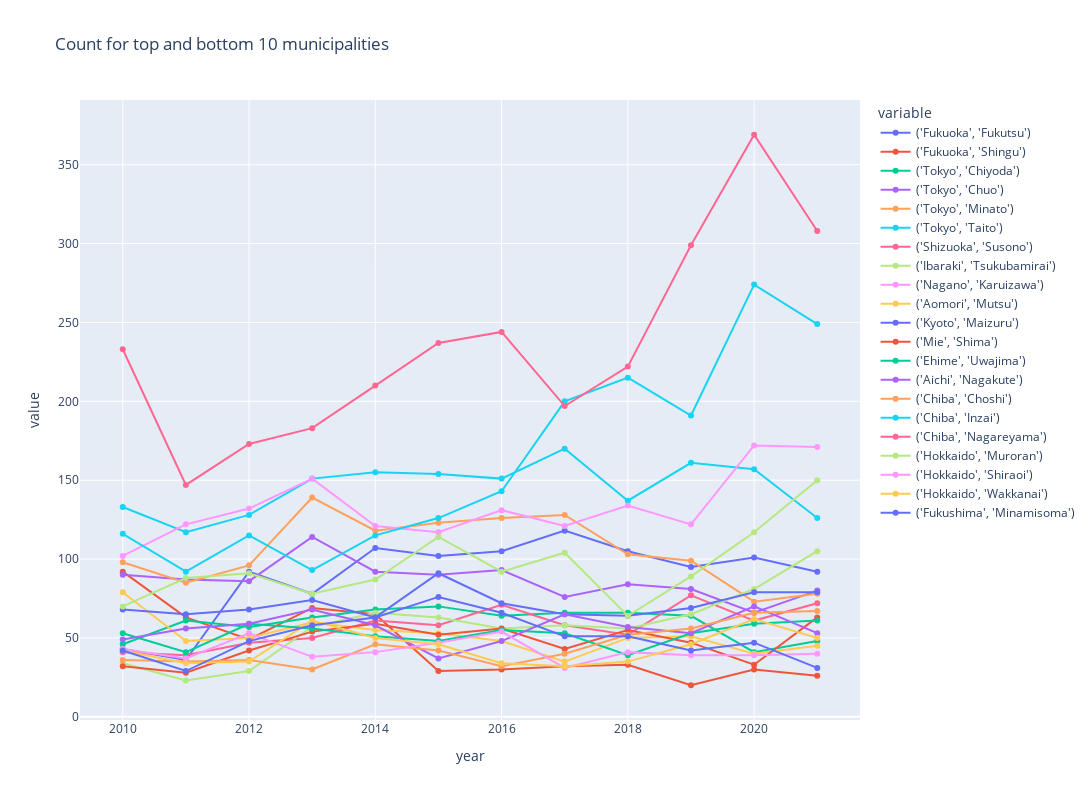

This figure's notebook cell:
### Code cell
plot_time_series(
    factor_growth_df.copy(),
    "Count",
    group_by_columns,
    granularity_columns,
    f"Count for top and bottom {return_n} municipalities",
    # visible="legendonly",
)

### Figure 1 — Plotly figure (JSON) as saved in the notebook; plotly's stock layout.template omitted (floating-point values rounded to 4 significant figures)
{"data": [{"hovertemplate": "variable=('Fukuoka', 'Fukutsu')<br>year=%{x}<br>value=%{y}<extra></extra>", "legendgroup": "('Fukuoka', 'Fukutsu')", "line": {"color": "#636efa", "dash": "solid"}, "marker": {"symbol": "circle"}, "mode": "lines+markers", "name": "('Fukuoka', 'Fukutsu')", "orientation": "v", "showlegend": true, "type": "scatter", "x": [2010, 2011, 2012, 2013, 2014, 2015, 2016, 2017, 2018, 2019, 2020, 2021], "xaxis": "x", "y": [43, 36, 92, 78, 107, 102, 105, 118, 105, 95, 101, 92], "yaxis": "y"}, {"hovertemplate": "variable=('Fukuoka', 'Shingu')<br>year=%{x}<br>value=%{y}<extra></extra>", "legendgroup": "('Fukuoka', 'Shingu')", "line": {"color": "#EF553B", "dash": "solid"}, "marker": {"symbol": "circle"}, "mode": "lines+markers", "name": "('Fukuoka', 'Shingu')", "orientation": "v", "showlegend": true, "type": "scatter", "x": [2010, 2011, 2012, 2013, 2014, 2015, 2016, 2017, 2018, 2019, 2020, 2021], "xaxis": "x", "y": [92, 63, 49, 69, 65, 29, 30, 32, 33, 20, 30, 26], "yaxis": "y"}, {"hovertemplate": "variable=('Tokyo', 'Chiyoda')<br>year=%{x}<br>value=%{y}<extra></extra>", "legendgroup": "('Tokyo', 'Chiyoda')", "line": {"color": "#00cc96", "dash": "solid"}, "marker": {"symbol": "circle"}, "mode": "lines+markers", "name": "('Tokyo', 'Chiyoda')", "orientation": "v", "showlegend": true, "type": "scatter", "x": [2010, 2011, 2012, 2013, 2014, 2015, 2016, 2017, 2018, 2019, 2020, 2021], "xaxis": "x", "y": [46, 61, 57, 63, 68, 70, 64, 66, 66, 64, 41, 48], "yaxis": "y"}, {"hovertemplate": "variable=('Tokyo', 'Chuo')<br>year=%{x}<br>value=%{y}<extra></extra>", "legendgroup": "('Tokyo', 'Chuo')", "line": {"color": "#ab63fa", "dash": "solid"}, "marker": {"symbol": "circle"}, "mode": "lines+markers", "name": "('Tokyo', 'Chuo')", "orientation": "v", "showlegend": true, "type": "scatter", "x": [2010, 2011, 2012, 2013, 2014, 2015, 2016, 2017, 2018, 2019, 2020, 2021], "xaxis": "x", "y": [90, 87, 86, 114, 92, 90, 93, 76, 84, 81, 66, 80], "yaxis": "y"}, {"hovertemplate": "variable=('Tokyo', 'Minato')<br>year=%{x}<br>value=%{y}<extra></extra>", "legendgroup": "('Tokyo', 'Minato')", "line": {"color": "#FFA15A", "dash": "solid"}, "marker": {"symbol": "circle"}, "mode": "lines+markers", "name": "('Tokyo', 'Minato')", "orientation": "v", "showlegend": true, "type": "scatter", "x": [2010, 2011, 2012, 2013, 2014, 2015, 2016, 2017, 2018, 2019, 2020, 2021], "xaxis": "x", "y": [98, 85, 96, 139, 118, 123, 126, 128, 103, 99, 73, 78], "yaxis": "y"}, {"hovertemplate": "variable=('Tokyo', 'Taito')<br>year=%{x}<br>value=%{y}<extra></extra>", "legendgroup": "('Tokyo', 'Taito')", "line": {"color": "#19d3f3", "dash": "solid"}, "marker": {"symbol": "circle"}, "mode": "lines+markers", "name": "('Tokyo', 'Taito')", "orientation": "v", "showlegend": true, "type": "scatter", "x": [2010, 2011, 2012, 2013, 2014, 2015, 2016, 2017, 2018, 2019, 2020, 2021], "xaxis": "x", "y": [133, 117, 128, 151, 155, 154, 151, 170, 137, 161, 157, 126], "yaxis": "y"}, {"hovertemplate": "variable=('Shizuoka', 'Susono')<br>year=%{x}<br>value=%{y}<extra></extra>", "legendgroup": "('Shizuoka', 'Susono')", "line": {"color": "#FF6692", "dash": "solid"}, "marker": {"symbol": "circle"}, "mode": "lines+markers", "name": "('Shizuoka', 'Susono')", "orientation": "v", "showlegend": true, "type": "scatter", "x": [2010, 2011, 2012, 2013, 2014, 2015, 2016, 2017, 2018, 2019, 2020, 2021], "xaxis": "x", "y": [41, 39, 47, 50, 61, 58, 71, 58, 52, 77, 61, 72], "yaxis": "y"}, {"hovertemplate": "variable=('Ibaraki', 'Tsukubamirai')<br>year=%{x}<br>value=%{y}<extra></extra>", "legendgroup": "('Ibaraki', 'Tsukubamirai')", "line": {"color": "#B6E880", "dash": "solid"}, "marker": {"symbol": "circle"}, "mode": "lines+markers", "name": "('Ibaraki', 'Tsukubamirai')", "orientation": "v", "showlegend": true, "type": "scatter", "x": [2010, 2011, 2012, 2013, 2014, 2015, 2016, 2017, 2018, 2019, 2020, 2021], "xaxis": "x", "y": [34, 23, 29, 57, 66, 63, 56, 58, 56, 65, 81, 105], "yaxis": "y"}, {"hovertemplate": "variable=('Nagano', 'Karuizawa')<br>year=%{x}<br>value=%{y}<extra></extra>", "legendgroup": "('Nagano', 'Karuizawa')", "line": {"color": "#FF97FF", "dash": "solid"}, "marker": {"symbol": "circle"}, "mode": "lines+markers", "name": "('Nagano', 'Karuizawa')", "orientation": "v", "showlegend": true, "type": "scatter", "x": [2010, 2011, 2012, 2013, 2014, 2015, 2016, 2017, 2018, 2019, 2020, 2021], "xaxis": "x", "y": [102, 122, 132, 151, 121, 117, 131, 121, 134, 122, 172, 171], "yaxis": "y"}, {"hovertemplate": "variable=('Aomori', 'Mutsu')<br>year=%{x}<br>value=%{y}<extra></extra>", "legendgroup": "('Aomori', 'Mutsu')", "line": {"color": "#FECB52", "dash": "solid"}, "marker": {"symbol": "circle"}, "mode": "lines+markers", "name": "('Aomori', 'Mutsu')", "orientation": "v", "showlegend": true, "type": "scatter", "x": [2010, 2011, 2012, 2013, 2014, 2015, 2016, 2017, 2018, 2019, 2020, 2021], "xaxis": "x", "y": [79, 48, 50, 60, 55, 53, 48, 35, 50, 51, 40, 45], "yaxis": "y"}, {"hovertemplate": "variable=('Kyoto', 'Maizuru')<br>year=%{x}<br>value=%{y}<extra></extra>", "legendgroup": "('Kyoto', 'Maizuru')", "line": {"color": "#636efa", "dash": "solid"}, "marker": {"symbol": "circle"}, "mode": "lines+markers", "name": "('Kyoto', 'Maizuru')", "orientation": "v", "showlegend": true, "type": "scatter", "x": [2010, 2011, 2012, 2013, 2014, 2015, 2016, 2017, 2018, 2019, 2020, 2021], "xaxis": "x", "y": [68, 65, 68, 74, 63, 91, 72, 65, 64, 69, 79, 79], "yaxis": "y"}, {"hovertemplate": "variable=('Mie', 'Shima')<br>year=%{x}<br>value=%{y}<extra></extra>", "legendgroup": "('Mie', 'Shima')", "line": {"color": "#EF553B", "dash": "solid"}, "marker": {"symbol": "circle"}, "mode": "lines+markers", "name": "('Mie', 'Shima')", "orientation": "v", "showlegend": true, "type": "scatter", "x": [2010, 2011, 2012, 2013, 2014, 2015, 2016, 2017, 2018, 2019, 2020, 2021], "xaxis": "x", "y": [32, 28, 42, 54, 59, 52, 56, 43, 55, 47, 33, 63], "yaxis": "y"}, {"hovertemplate": "variable=('Ehime', 'Uwajima')<br>year=%{x}<br>value=%{y}<extra></extra>", "legendgroup": "('Ehime', 'Uwajima')", "line": {"color": "#00cc96", "dash": "solid"}, "marker": {"symbol": "circle"}, "mode": "lines+markers", "name": "('Ehime', 'Uwajima')", "orientation": "v", "showlegend": true, "type": "scatter", "x": [2010, 2011, 2012, 2013, 2014, 2015, 2016, 2017, 2018, 2019, 2020, 2021], "xaxis": "x", "y": [53, 41, 59, 56, 51, 48, 55, 53, 39, 53, 59, 61], "yaxis": "y"}, {"hovertemplate": "variable=('Aichi', 'Nagakute')<br>year=%{x}<br>value=%{y}<extra></extra>", "legendgroup": "('Aichi', 'Nagakute')", "line": {"color": "#ab63fa", "dash": "solid"}, "marker": {"symbol": "circle"}, "mode": "lines+markers", "name": "('Aichi', 'Nagakute')", "orientation": "v", "showlegend": true, "type": "scatter", "x": [2010, 2011, 2012, 2013, 2014, 2015, 2016, 2017, 2018, 2019, 2020, 2021], "xaxis": "x", "y": [49, 56, 59, 68, 58, 37, 48, 65, 57, 53, 70, 53], "yaxis": "y"}, {"hovertemplate": "variable=('Chiba', 'Choshi')<br>year=%{x}<br>value=%{y}<extra></extra>", "legendgroup": "('Chiba', 'Choshi')", "line": {"color": "#FFA15A", "dash": "solid"}, "marker": {"symbol": "circle"}, "mode": "lines+markers", "name": "('Chiba', 'Choshi')", "orientation": "v", "showlegend": true, "type": "scatter", "x": [2010, 2011, 2012, 2013, 2014, 2015, 2016, 2017, 2018, 2019, 2020, 2021], "xaxis": "x", "y": [36, 35, 36, 30, 46, 42, 32, 40, 52, 56, 66, 67], "yaxis": "y"}, {"hovertemplate": "variable=('Chiba', 'Inzai')<br>year=%{x}<br>value=%{y}<extra></extra>", "legendgroup": "('Chiba', 'Inzai')", "line": {"color": "#19d3f3", "dash": "solid"}, "marker": {"symbol": "circle"}, "mode": "lines+markers", "name": "('Chiba', 'Inzai')", "orientation": "v", "showlegend": true, "type": "scatter", "x": [2010, 2011, 2012, 2013, 2014, 2015, 2016, 2017, 2018, 2019, 2020, 2021], "xaxis": "x", "y": [116, 92, 115, 93, 115, 126, 143, 200, 215, 191, 274, 249], "yaxis": "y"}, {"hovertemplate": "variable=('Chiba', 'Nagareyama')<br>year=%{x}<br>value=%{y}<extra></extra>", "legendgroup": "('Chiba', 'Nagareyama')", "line": {"color": "#FF6692", "dash": "solid"}, "marker": {"symbol": "circle"}, "mode": "lines+markers", "name": "('Chiba', 'Nagareyama')", "orientation": "v", "showlegend": true, "type": "scatter", "x": [2010, 2011, 2012, 2013, 2014, 2015, 2016, 2017, 2018, 2019, 2020, 2021], "xaxis": "x", "y": [233, 147, 173, 183, 210, 237, 244, 197, 222, 299, 369, 308], "yaxis": "y"}, {"hovertemplate": "variable=('Hokkaido', 'Muroran')<br>year=%{x}<br>value=%{y}<extra></extra>", "legendgroup": "('Hokkaido', 'Muroran')", "line": {"color": "#B6E880", "dash": "solid"}, "marker": {"symbol": "circle"}, "mode": "lines+markers", "name": "('Hokkaido', 'Muroran')", "orientation": "v", "showlegend": true, "type": "scatter", "x": [2010, 2011, 2012, 2013, 2014, 2015, 2016, 2017, 2018, 2019, 2020, 2021], "xaxis": "x", "y": [70, 88, 91, 78, 87, 114, 92, 104, 64, 89, 117, 150], "yaxis": "y"}, {"hovertemplate": "variable=('Hokkaido', 'Shiraoi')<br>year=%{x}<br>value=%{y}<extra></extra>", "legendgroup": "('Hokkaido', 'Shiraoi')", "line": {"color": "#FF97FF", "dash": "solid"}, "marker": {"symbol": "circle"}, "mode": "lines+markers", "name": "('Hokkaido', 'Shiraoi')", "orientation": "v", "showlegend": true, "type": "scatter", "x": [2010, 2011, 2012, 2013, 2014, 2015, 2016, 2017, 2018, 2019, 2020, 2021], "xaxis": "x", "y": [43, 37, 53, 38, 41, 47, 54, 31, 41, 39, 39, 40], "yaxis": "y"}, {"hovertemplate": "variable=('Hokkaido', 'Wakkanai')<br>year=%{x}<br>value=%{y}<extra></extra>", "legendgroup": "('Hokkaido', 'Wakkanai')", "line": {"color": "#FECB52", "dash": "solid"}, "marker": {"symbol": "circle"}, "mode": "lines+markers", "name": "('Hokkaido', 'Wakkanai')", "orientation": "v", "showlegend": true, "type": "scatter", "x": [2010, 2011, 2012, 2013, 2014, 2015, 2016, 2017, 2018, 2019, 2020, 2021], "xaxis": "x", "y": [42, 34, 35, 61, 50, 46, 34, 32, 35, 46, 62, 50], "yaxis": "y"}, {"hovertemplate": "variable=('Fukushima', 'Minamisoma')<br>year=%{x}<br>value=%{y}<extra></extra>", "legendgroup": "('Fukushima', 'Minamisoma')", "line": {"color": "#636efa", "dash": "solid"}, "marker": {"symbol": "circle"}, "mode": "lines+markers", "name": "('Fukushima', 'Minamisoma')", "orientation": "v", "showlegend": true, "type": "scatter", "x": [2010, 2011, 2012, 2013, 2014, 2015, 2016, 2017, 2018, 2019, 2020, 2021], "xaxis": "x", "y": [42, 29, 48, 58, 63, 76, 66, 51, 51, 42, 47, 31], "yaxis": "y"}], "layout": {"autosize": false, "height": 800, "hovermode": "closest", "legend": {"title": {"text": "variable"}, "tracegroupgap": 0}, "title": {"text": "Count for top and bottom 10 municipalities"}, "width": 1600, "xaxis": {"anchor": "y", "domain": [0, 1], "title": {"text": "year"}}, "yaxis": {"anchor": "x", "domain": [0, 1], "title": {"text": "value"}}}}
